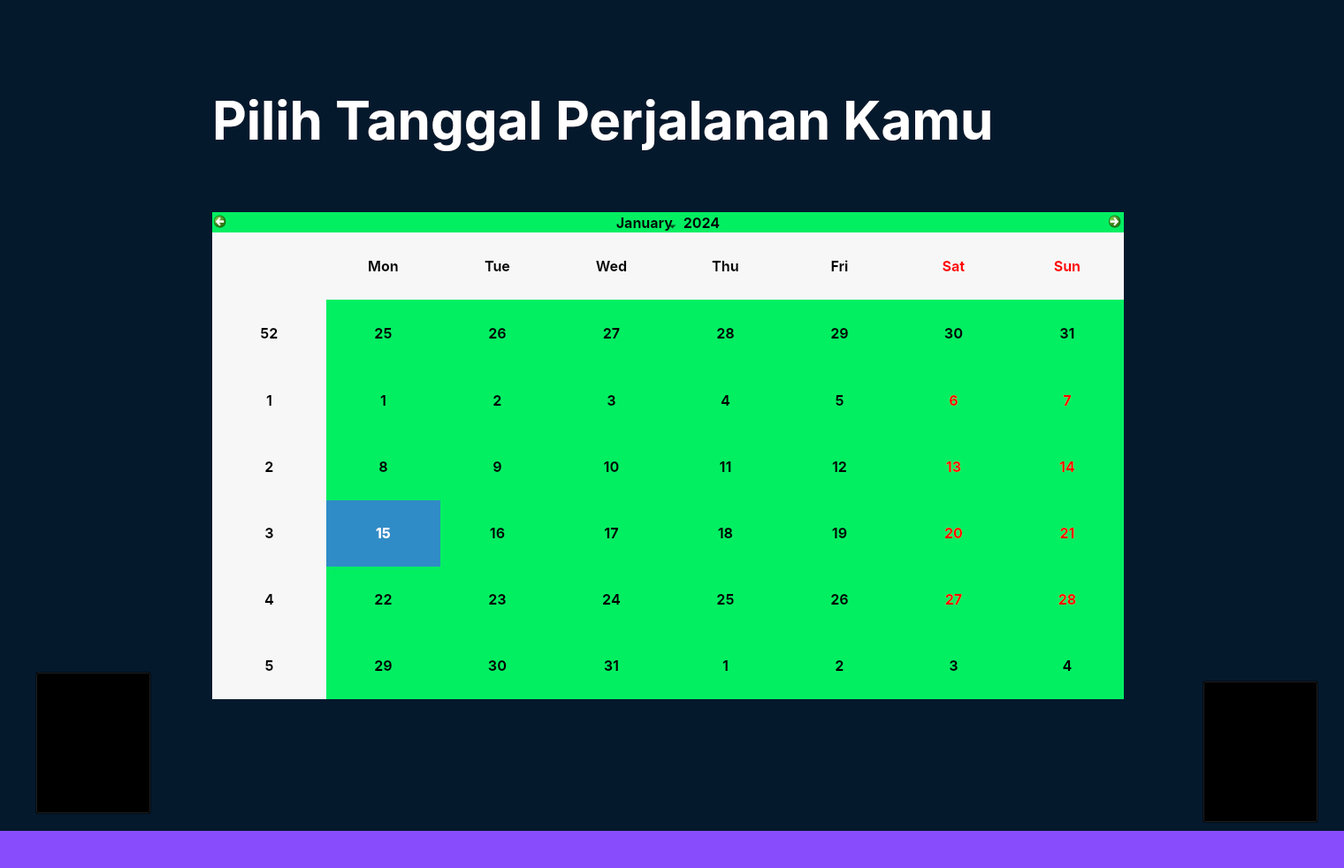
<?xml version="1.0" encoding="UTF-8"?>
<ui version="4.0">
 <class>pilihDaerah</class>
 <widget class="QDialog" name="pilihDaerah">
  <property name="geometry">
   <rect>
    <x>0</x>
    <y>0</y>
    <width>1520</width>
    <height>982</height>
   </rect>
  </property>
  <property name="palette">
   <palette>
    <active>
     <colorrole role="Base">
      <brush brushstyle="SolidPattern">
       <color alpha="255">
        <red>255</red>
        <green>255</green>
        <blue>255</blue>
       </color>
      </brush>
     </colorrole>
     <colorrole role="Window">
      <brush brushstyle="SolidPattern">
       <color alpha="255">
        <red>5</red>
        <green>25</green>
        <blue>45</blue>
       </color>
      </brush>
     </colorrole>
    </active>
    <inactive>
     <colorrole role="Base">
      <brush brushstyle="SolidPattern">
       <color alpha="255">
        <red>255</red>
        <green>255</green>
        <blue>255</blue>
       </color>
      </brush>
     </colorrole>
     <colorrole role="Window">
      <brush brushstyle="SolidPattern">
       <color alpha="255">
        <red>5</red>
        <green>25</green>
        <blue>45</blue>
       </color>
      </brush>
     </colorrole>
    </inactive>
    <disabled>
     <colorrole role="Base">
      <brush brushstyle="SolidPattern">
       <color alpha="255">
        <red>5</red>
        <green>25</green>
        <blue>45</blue>
       </color>
      </brush>
     </colorrole>
     <colorrole role="Window">
      <brush brushstyle="SolidPattern">
       <color alpha="255">
        <red>5</red>
        <green>25</green>
        <blue>45</blue>
       </color>
      </brush>
     </colorrole>
    </disabled>
   </palette>
  </property>
  <property name="font">
   <font>
    <family>Inter</family>
   </font>
  </property>
  <property name="windowTitle">
   <string>Dialog</string>
  </property>
  <property name="autoFillBackground">
   <bool>false</bool>
  </property>
  <widget class="QLabel" name="label">
   <property name="geometry">
    <rect>
     <x>-140</x>
     <y>940</y>
     <width>1700</width>
     <height>100</height>
    </rect>
   </property>
   <property name="palette">
    <palette>
     <active>
      <colorrole role="Button">
       <brush brushstyle="SolidPattern">
        <color alpha="255">
         <red>136</red>
         <green>76</green>
         <blue>253</blue>
        </color>
       </brush>
      </colorrole>
      <colorrole role="Base">
       <brush brushstyle="SolidPattern">
        <color alpha="255">
         <red>136</red>
         <green>76</green>
         <blue>253</blue>
        </color>
       </brush>
      </colorrole>
      <colorrole role="Window">
       <brush brushstyle="SolidPattern">
        <color alpha="255">
         <red>136</red>
         <green>76</green>
         <blue>253</blue>
        </color>
       </brush>
      </colorrole>
     </active>
     <inactive>
      <colorrole role="Button">
       <brush brushstyle="SolidPattern">
        <color alpha="255">
         <red>136</red>
         <green>76</green>
         <blue>253</blue>
        </color>
       </brush>
      </colorrole>
      <colorrole role="Base">
       <brush brushstyle="SolidPattern">
        <color alpha="255">
         <red>136</red>
         <green>76</green>
         <blue>253</blue>
        </color>
       </brush>
      </colorrole>
      <colorrole role="Window">
       <brush brushstyle="SolidPattern">
        <color alpha="255">
         <red>136</red>
         <green>76</green>
         <blue>253</blue>
        </color>
       </brush>
      </colorrole>
     </inactive>
     <disabled>
      <colorrole role="Button">
       <brush brushstyle="SolidPattern">
        <color alpha="255">
         <red>136</red>
         <green>76</green>
         <blue>253</blue>
        </color>
       </brush>
      </colorrole>
      <colorrole role="Base">
       <brush brushstyle="SolidPattern">
        <color alpha="255">
         <red>136</red>
         <green>76</green>
         <blue>253</blue>
        </color>
       </brush>
      </colorrole>
      <colorrole role="Window">
       <brush brushstyle="SolidPattern">
        <color alpha="255">
         <red>136</red>
         <green>76</green>
         <blue>253</blue>
        </color>
       </brush>
      </colorrole>
     </disabled>
    </palette>
   </property>
   <property name="styleSheet">
    <string notr="true">background-color: rgb(136,76,253);</string>
   </property>
   <property name="text">
    <string/>
   </property>
  </widget>
  <widget class="QLabel" name="label_2">
   <property name="geometry">
    <rect>
     <x>70</x>
     <y>60</y>
     <width>141</width>
     <height>141</height>
    </rect>
   </property>
   <property name="styleSheet">
    <string notr="true">background-image:url(:/img/logo/logo.png);
background-repeat: none;</string>
   </property>
   <property name="text">
    <string/>
   </property>
  </widget>
  <widget class="QLabel" name="label_3">
   <property name="geometry">
    <rect>
     <x>240</x>
     <y>70</y>
     <width>1171</width>
     <height>131</height>
    </rect>
   </property>
   <property name="font">
    <font>
     <family>Inter</family>
     <pointsize>45</pointsize>
     <weight>75</weight>
     <bold>true</bold>
    </font>
   </property>
   <property name="styleSheet">
    <string notr="true">color: white
</string>
   </property>
   <property name="text">
    <string>Pilih Tanggal Perjalanan Kamu</string>
   </property>
  </widget>
  <widget class="QToolButton" name="toolButton">
   <property name="geometry">
    <rect>
     <x>40</x>
     <y>760</y>
     <width>131</width>
     <height>161</height>
    </rect>
   </property>
   <property name="styleSheet">
    <string notr="true">background-image:url(:/img/pilihDaerah/back.png);
background-repeat : none;
background-color : transparent;</string>
   </property>
   <property name="text">
    <string/>
   </property>
  </widget>
  <widget class="QCalendarWidget" name="calendarWidget">
   <property name="geometry">
    <rect>
     <x>240</x>
     <y>240</y>
     <width>1031</width>
     <height>551</height>
    </rect>
   </property>
   <property name="font">
    <font>
     <family>Inter</family>
     <pointsize>12</pointsize>
     <weight>75</weight>
     <italic>false</italic>
     <bold>true</bold>
     <underline>false</underline>
     <strikeout>false</strikeout>
    </font>
   </property>
   <property name="cursor">
    <cursorShape>PointingHandCursor</cursorShape>
   </property>
   <property name="styleSheet">
    <string notr="true">background-color: rgb(3, 239, 98);
color : black;
border-radius: 100%;</string>
   </property>
  </widget>
  <widget class="QToolButton" name="toolButton_2">
   <property name="geometry">
    <rect>
     <x>1360</x>
     <y>770</y>
     <width>131</width>
     <height>161</height>
    </rect>
   </property>
   <property name="styleSheet">
    <string notr="true">background-image:url(:/img/pilihDaerah/next.png);
background-repeat : none;
background-color : transparent;</string>
   </property>
   <property name="text">
    <string/>
   </property>
  </widget>
 </widget>
 <resources>
  <include location="image.qrc"/>
 </resources>
 <connections/>
</ui>
